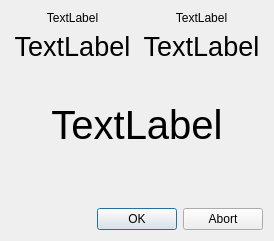
<?xml version="1.0" encoding="UTF-8"?>
<ui version="4.0">
 <class>HitRollDialog</class>
 <widget class="QDialog" name="HitRollDialog">
  <property name="geometry">
   <rect>
    <x>0</x>
    <y>0</y>
    <width>274</width>
    <height>241</height>
   </rect>
  </property>
  <property name="windowTitle">
   <string>Dialog</string>
  </property>
  <layout class="QGridLayout" name="gridLayout">
   <item row="0" column="0">
    <layout class="QVBoxLayout" name="verticalLayout_3">
     <item>
      <layout class="QHBoxLayout" name="horizontalLayout">
       <item>
        <layout class="QVBoxLayout" name="verticalLayout">
         <item>
          <widget class="QLabel" name="_attacker">
           <property name="text">
            <string>TextLabel</string>
           </property>
           <property name="alignment">
            <set>Qt::AlignCenter</set>
           </property>
          </widget>
         </item>
         <item>
          <widget class="QLabel" name="_attack">
           <property name="sizePolicy">
            <sizepolicy hsizetype="Minimum" vsizetype="Minimum">
             <horstretch>0</horstretch>
             <verstretch>0</verstretch>
            </sizepolicy>
           </property>
           <property name="font">
            <font>
             <pointsize>20</pointsize>
            </font>
           </property>
           <property name="text">
            <string>TextLabel</string>
           </property>
           <property name="alignment">
            <set>Qt::AlignCenter</set>
           </property>
          </widget>
         </item>
        </layout>
       </item>
       <item>
        <layout class="QVBoxLayout" name="verticalLayout_2">
         <item>
          <widget class="QLabel" name="_defender">
           <property name="text">
            <string>TextLabel</string>
           </property>
           <property name="alignment">
            <set>Qt::AlignCenter</set>
           </property>
          </widget>
         </item>
         <item>
          <widget class="QLabel" name="_defence">
           <property name="sizePolicy">
            <sizepolicy hsizetype="Minimum" vsizetype="Minimum">
             <horstretch>0</horstretch>
             <verstretch>0</verstretch>
            </sizepolicy>
           </property>
           <property name="font">
            <font>
             <pointsize>20</pointsize>
            </font>
           </property>
           <property name="text">
            <string>TextLabel</string>
           </property>
           <property name="alignment">
            <set>Qt::AlignCenter</set>
           </property>
          </widget>
         </item>
        </layout>
       </item>
      </layout>
     </item>
     <item>
      <widget class="QLabel" name="_target">
       <property name="sizePolicy">
        <sizepolicy hsizetype="Expanding" vsizetype="Expanding">
         <horstretch>0</horstretch>
         <verstretch>0</verstretch>
        </sizepolicy>
       </property>
       <property name="font">
        <font>
         <pointsize>30</pointsize>
        </font>
       </property>
       <property name="text">
        <string>TextLabel</string>
       </property>
       <property name="alignment">
        <set>Qt::AlignCenter</set>
       </property>
      </widget>
     </item>
     <item>
      <widget class="QLabel" name="_shield">
       <property name="styleSheet">
        <string notr="true">color: rgb(255, 41, 25);</string>
       </property>
       <property name="text">
        <string/>
       </property>
       <property name="textFormat">
        <enum>Qt::AutoText</enum>
       </property>
       <property name="alignment">
        <set>Qt::AlignCenter</set>
       </property>
      </widget>
     </item>
     <item>
      <widget class="QDialogButtonBox" name="buttonBox">
       <property name="orientation">
        <enum>Qt::Horizontal</enum>
       </property>
       <property name="standardButtons">
        <set>QDialogButtonBox::Abort|QDialogButtonBox::Ok</set>
       </property>
      </widget>
     </item>
    </layout>
   </item>
  </layout>
 </widget>
 <resources/>
 <connections>
  <connection>
   <sender>buttonBox</sender>
   <signal>accepted()</signal>
   <receiver>HitRollDialog</receiver>
   <slot>accept()</slot>
   <hints>
    <hint type="sourcelabel">
     <x>248</x>
     <y>254</y>
    </hint>
    <hint type="destinationlabel">
     <x>157</x>
     <y>274</y>
    </hint>
   </hints>
  </connection>
  <connection>
   <sender>buttonBox</sender>
   <signal>rejected()</signal>
   <receiver>HitRollDialog</receiver>
   <slot>reject()</slot>
   <hints>
    <hint type="sourcelabel">
     <x>316</x>
     <y>260</y>
    </hint>
    <hint type="destinationlabel">
     <x>286</x>
     <y>274</y>
    </hint>
   </hints>
  </connection>
 </connections>
</ui>
